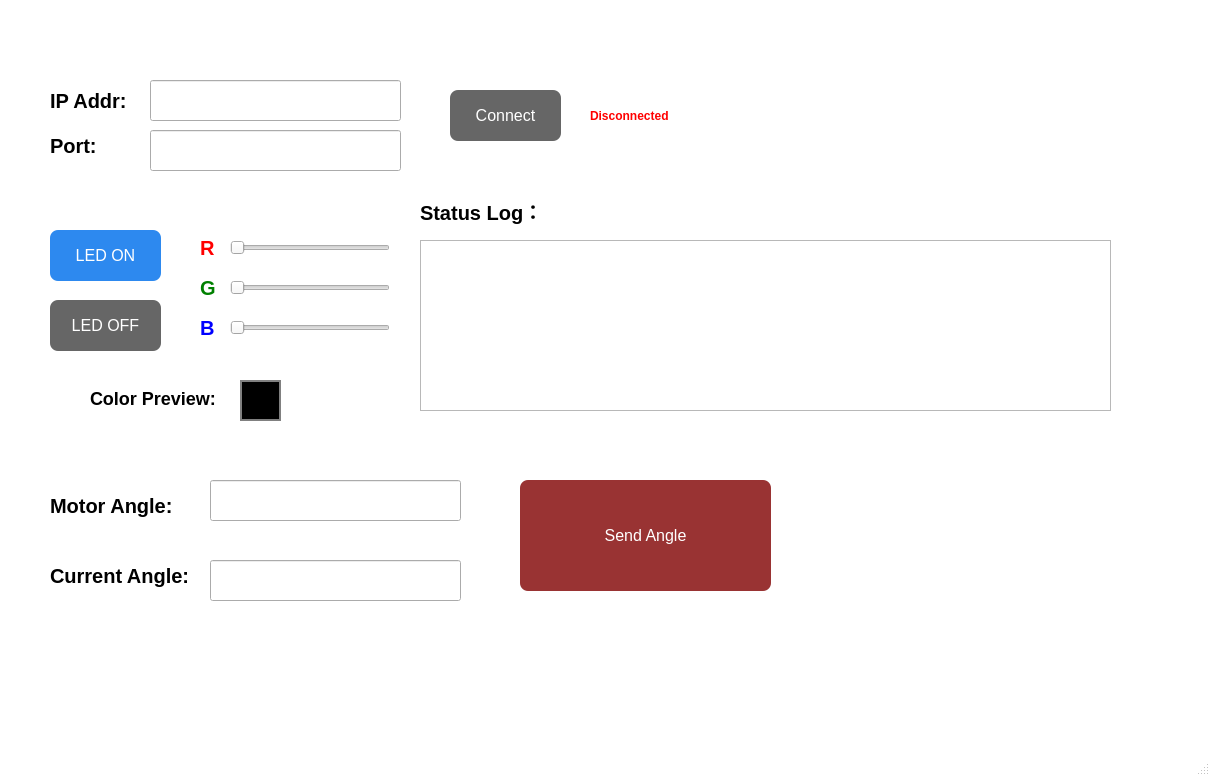
<?xml version="1.0" encoding="UTF-8"?>
<ui version="4.0">
 <class>MainWindow</class>
 <widget class="QMainWindow" name="MainWindow">
  <property name="geometry">
   <rect>
    <x>0</x>
    <y>0</y>
    <width>1210</width>
    <height>776</height>
   </rect>
  </property>
  <property name="windowTitle">
   <string>ESP32 RGB Controller</string>
  </property>
  <property name="styleSheet">
   <string notr="true">QMainWindow{
    background-color: white;
}</string>
  </property>
  <widget class="QWidget" name="centralwidget">
   <widget class="QLabel" name="labelIP">
    <property name="geometry">
     <rect>
      <x>50</x>
      <y>80</y>
      <width>91</width>
      <height>41</height>
     </rect>
    </property>
    <property name="styleSheet">
     <string notr="true">color: black;
font-size: 20px;
font-weight: bold;</string>
    </property>
    <property name="text">
     <string>IP Addr:</string>
    </property>
   </widget>
   <widget class="QLabel" name="labelPort">
    <property name="geometry">
     <rect>
      <x>50</x>
      <y>130</y>
      <width>71</width>
      <height>31</height>
     </rect>
    </property>
    <property name="styleSheet">
     <string notr="true">color: black;
font-size: 20px;
font-weight: bold;</string>
    </property>
    <property name="text">
     <string>Port:</string>
    </property>
   </widget>
   <widget class="QLineEdit" name="lineEditIP">
    <property name="geometry">
     <rect>
      <x>150</x>
      <y>80</y>
      <width>251</width>
      <height>41</height>
     </rect>
    </property>
   </widget>
   <widget class="QLineEdit" name="lineEditPort">
    <property name="geometry">
     <rect>
      <x>150</x>
      <y>130</y>
      <width>251</width>
      <height>41</height>
     </rect>
    </property>
   </widget>
   <widget class="QPushButton" name="btnLedOn">
    <property name="geometry">
     <rect>
      <x>50</x>
      <y>230</y>
      <width>111</width>
      <height>51</height>
     </rect>
    </property>
    <property name="styleSheet">
     <string notr="true">QPushButton {
    background-color: #2d89ef;
    color: white;
    border-radius: 8px;
    padding: 8px;
    font-size: 16px;
}

QPushButton:hover {
    background-color: #1b5fa7;
}</string>
    </property>
    <property name="text">
     <string>LED ON</string>
    </property>
   </widget>
   <widget class="QPushButton" name="btnConnect">
    <property name="geometry">
     <rect>
      <x>450</x>
      <y>90</y>
      <width>111</width>
      <height>51</height>
     </rect>
    </property>
    <property name="styleSheet">
     <string notr="true">QPushButton {
    background-color: #666666;
    color: white;
    border-radius: 8px;
    padding: 8px;
    font-size: 16px;
}</string>
    </property>
    <property name="text">
     <string>Connect</string>
    </property>
   </widget>
   <widget class="QSlider" name="sliderR">
    <property name="geometry">
     <rect>
      <x>230</x>
      <y>240</y>
      <width>160</width>
      <height>16</height>
     </rect>
    </property>
    <property name="minimumSize">
     <size>
      <width>160</width>
      <height>16</height>
     </size>
    </property>
    <property name="maximum">
     <number>255</number>
    </property>
    <property name="orientation">
     <enum>Qt::Orientation::Horizontal</enum>
    </property>
   </widget>
   <widget class="QSlider" name="sliderG">
    <property name="geometry">
     <rect>
      <x>230</x>
      <y>280</y>
      <width>160</width>
      <height>16</height>
     </rect>
    </property>
    <property name="maximum">
     <number>255</number>
    </property>
    <property name="orientation">
     <enum>Qt::Orientation::Horizontal</enum>
    </property>
   </widget>
   <widget class="QSlider" name="sliderB">
    <property name="geometry">
     <rect>
      <x>230</x>
      <y>320</y>
      <width>160</width>
      <height>16</height>
     </rect>
    </property>
    <property name="maximum">
     <number>255</number>
    </property>
    <property name="orientation">
     <enum>Qt::Orientation::Horizontal</enum>
    </property>
   </widget>
   <widget class="QPushButton" name="btnLedOff">
    <property name="geometry">
     <rect>
      <x>50</x>
      <y>300</y>
      <width>111</width>
      <height>51</height>
     </rect>
    </property>
    <property name="styleSheet">
     <string notr="true">QPushButton {
    background-color: #666666;
    color: white;
    border-radius: 8px;
    padding: 8px;
    font-size: 16px;
}</string>
    </property>
    <property name="text">
     <string>LED OFF</string>
    </property>
   </widget>
   <widget class="QLabel" name="colorPreview">
    <property name="geometry">
     <rect>
      <x>240</x>
      <y>380</y>
      <width>41</width>
      <height>41</height>
     </rect>
    </property>
    <property name="minimumSize">
     <size>
      <width>20</width>
      <height>20</height>
     </size>
    </property>
    <property name="styleSheet">
     <string notr="true">background-color: black;
border: 2px solid gray;</string>
    </property>
    <property name="text">
     <string/>
    </property>
   </widget>
   <widget class="QLabel" name="label">
    <property name="geometry">
     <rect>
      <x>200</x>
      <y>240</y>
      <width>21</width>
      <height>16</height>
     </rect>
    </property>
    <property name="styleSheet">
     <string notr="true">color: red;
font-size: 20px;
font-weight: bold;</string>
    </property>
    <property name="text">
     <string>R</string>
    </property>
   </widget>
   <widget class="QLabel" name="label_2">
    <property name="geometry">
     <rect>
      <x>200</x>
      <y>280</y>
      <width>21</width>
      <height>16</height>
     </rect>
    </property>
    <property name="styleSheet">
     <string notr="true">color: green;
font-size: 20px;
font-weight: bold;</string>
    </property>
    <property name="text">
     <string>G</string>
    </property>
   </widget>
   <widget class="QLabel" name="label_3">
    <property name="geometry">
     <rect>
      <x>200</x>
      <y>320</y>
      <width>21</width>
      <height>16</height>
     </rect>
    </property>
    <property name="styleSheet">
     <string notr="true">color: blue;
font-size: 20px;
font-weight: bold;</string>
    </property>
    <property name="text">
     <string>B</string>
    </property>
   </widget>
   <widget class="QLabel" name="label_4">
    <property name="geometry">
     <rect>
      <x>90</x>
      <y>390</y>
      <width>141</width>
      <height>16</height>
     </rect>
    </property>
    <property name="styleSheet">
     <string notr="true">color: black;
font-size: 18px;
font-weight: bold;</string>
    </property>
    <property name="text">
     <string>Color Preview:</string>
    </property>
   </widget>
   <widget class="QTextBrowser" name="textBrowserLog">
    <property name="geometry">
     <rect>
      <x>420</x>
      <y>240</y>
      <width>691</width>
      <height>171</height>
     </rect>
    </property>
   </widget>
   <widget class="QLabel" name="label_5">
    <property name="geometry">
     <rect>
      <x>420</x>
      <y>195</y>
      <width>131</width>
      <height>31</height>
     </rect>
    </property>
    <property name="styleSheet">
     <string notr="true">color: black;
font-size: 20px;
font-weight: bold;</string>
    </property>
    <property name="text">
     <string>Status Log：</string>
    </property>
   </widget>
   <widget class="QLabel" name="labelConnectStatus">
    <property name="geometry">
     <rect>
      <x>590</x>
      <y>100</y>
      <width>141</width>
      <height>31</height>
     </rect>
    </property>
    <property name="styleSheet">
     <string notr="true">color: red;
font-weight: bold;</string>
    </property>
    <property name="text">
     <string>Disconnected</string>
    </property>
   </widget>
   <widget class="QLabel" name="labelPort_2">
    <property name="geometry">
     <rect>
      <x>50</x>
      <y>490</y>
      <width>151</width>
      <height>31</height>
     </rect>
    </property>
    <property name="styleSheet">
     <string notr="true">color: black;
font-size: 20px;
font-weight: bold;</string>
    </property>
    <property name="text">
     <string>Motor Angle:</string>
    </property>
   </widget>
   <widget class="QLineEdit" name="angleEdit">
    <property name="geometry">
     <rect>
      <x>210</x>
      <y>480</y>
      <width>251</width>
      <height>41</height>
     </rect>
    </property>
   </widget>
   <widget class="QPushButton" name="sendAngleButton">
    <property name="geometry">
     <rect>
      <x>520</x>
      <y>480</y>
      <width>251</width>
      <height>111</height>
     </rect>
    </property>
    <property name="styleSheet">
     <string notr="true">QPushButton {
    background-color: #993333;
    color: white;
    border-radius: 8px;
    padding: 8px;
    font-size: 16px;
}</string>
    </property>
    <property name="text">
     <string>Send Angle</string>
    </property>
   </widget>
   <widget class="QLabel" name="labelPort_3">
    <property name="geometry">
     <rect>
      <x>50</x>
      <y>560</y>
      <width>151</width>
      <height>31</height>
     </rect>
    </property>
    <property name="styleSheet">
     <string notr="true">color: black;
font-size: 20px;
font-weight: bold;</string>
    </property>
    <property name="text">
     <string>Current Angle:</string>
    </property>
   </widget>
   <widget class="QLineEdit" name="currentAngleEdit">
    <property name="geometry">
     <rect>
      <x>210</x>
      <y>560</y>
      <width>251</width>
      <height>41</height>
     </rect>
    </property>
    <property name="readOnly">
     <bool>true</bool>
    </property>
   </widget>
  </widget>
  <widget class="QMenuBar" name="menubar">
   <property name="geometry">
    <rect>
     <x>0</x>
     <y>0</y>
     <width>1210</width>
     <height>22</height>
    </rect>
   </property>
  </widget>
  <widget class="QStatusBar" name="statusbar"/>
 </widget>
 <resources/>
 <connections/>
</ui>
